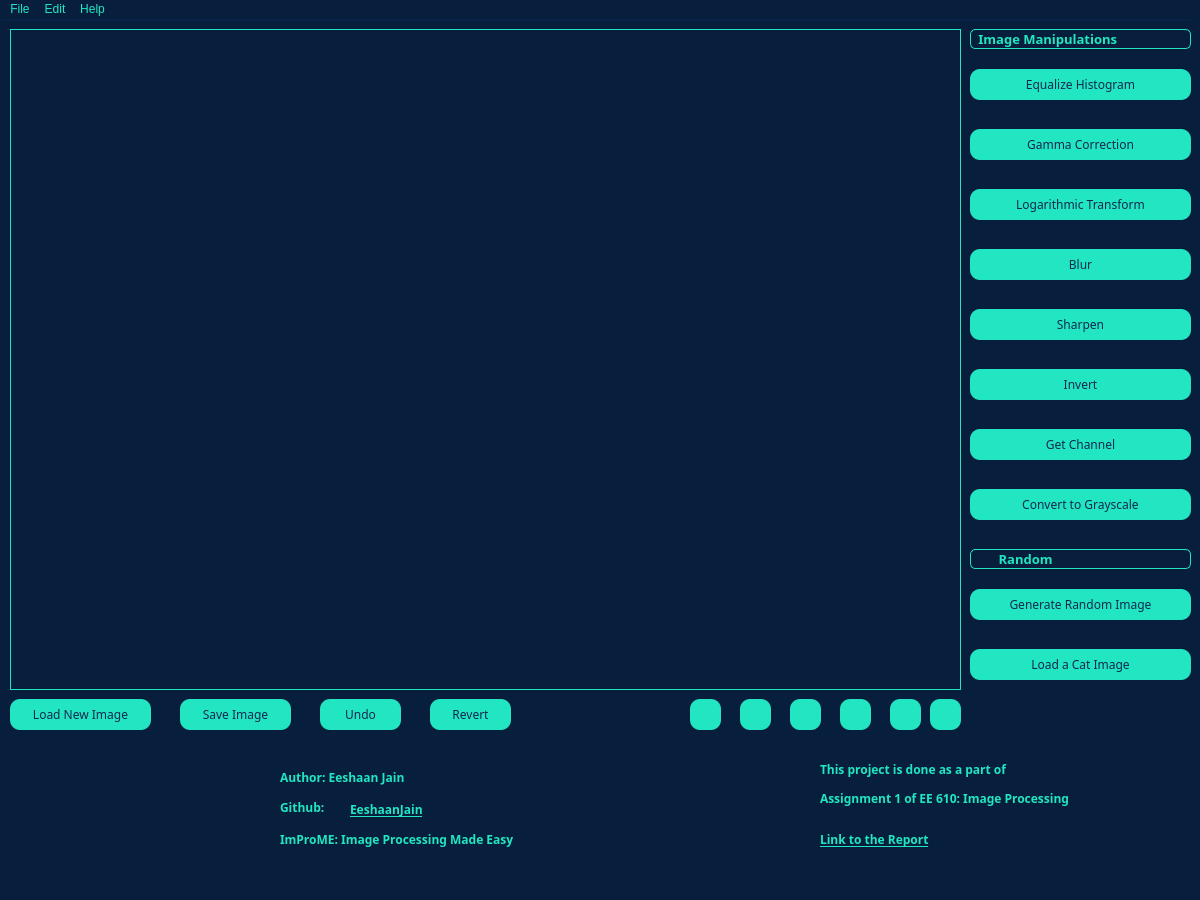
 <widget class="QMainWindow" name="MainWindow">
  <property name="windowModality">
   <enum>Qt::ApplicationModal</enum>
  </property>
  <property name="geometry">
   <rect>
    <x>0</x>
    <y>0</y>
    <width>1200</width>
    <height>900</height>
   </rect>
  </property>
  <property name="minimumSize">
   <size>
    <width>1200</width>
    <height>900</height>
   </size>
  </property>
  <property name="maximumSize">
   <size>
    <width>1200</width>
    <height>900</height>
   </size>
  </property>
  <property name="windowTitle">
   <string>MainWindow</string>
  </property>
  <property name="windowIcon">
   <iconset>
    <normaloff>Images/img.png</normaloff>Images/img.png</iconset>
  </property>
  <property name="styleSheet">
   <string notr="true">background-color: #071E3D;
color: rgb(33, 230, 193);

</string>
  </property>
  <widget class="QWidget" name="centralwidget">
   <widget class="QPushButton" name="button_shortcut_clockwise">
    <property name="geometry">
     <rect>
      <x>930</x>
      <y>680</y>
      <width>31</width>
      <height>31</height>
     </rect>
    </property>
    <property name="cursor">
     <cursorShape>PointingHandCursor</cursorShape>
    </property>
    <property name="toolTip">
     <string>&lt;html&gt;&lt;head/&gt;&lt;body&gt;&lt;p&gt;&lt;span style=&quot; font-style:italic; color:#142850;&quot;&gt;Rotate counter clockwise by 90 degrees&lt;/span&gt;&lt;/p&gt;&lt;/body&gt;&lt;/html&gt;</string>
    </property>
    <property name="toolTipDuration">
     <number>-1</number>
    </property>
    <property name="styleSheet">
     <string notr="true">QPushButton{background-color: #21E6C1;
color: rgb(20, 40, 80);
border-radius: 10px;}
QPushButton:hover{background-color: #96BAFF; }
QPushButton:pressed { background-color: #278EA5;}

</string>
    </property>
    <property name="text">
     <string/>
    </property>
    <property name="icon">
     <iconset>
      <normaloff>Images/cw.png</normaloff>Images/cw.png</iconset>
    </property>
    <property name="shortcut">
     <string>Ctrl+A</string>
    </property>
   </widget>
   <widget class="QPushButton" name="button_shortcut_anticlockwise">
    <property name="geometry">
     <rect>
      <x>890</x>
      <y>680</y>
      <width>31</width>
      <height>31</height>
     </rect>
    </property>
    <property name="cursor">
     <cursorShape>PointingHandCursor</cursorShape>
    </property>
    <property name="toolTip">
     <string>&lt;html&gt;&lt;head/&gt;&lt;body&gt;&lt;p&gt;&lt;span style=&quot; font-style:italic; color:#142850;&quot;&gt;Rotate counter clockwise by 90 degrees&lt;/span&gt;&lt;/p&gt;&lt;/body&gt;&lt;/html&gt;</string>
    </property>
    <property name="toolTipDuration">
     <number>-1</number>
    </property>
    <property name="styleSheet">
     <string notr="true">QPushButton{background-color: #21E6C1;
color: rgb(20, 40, 80);
border-radius: 10px;}
QPushButton:hover{background-color: #96BAFF; }
QPushButton:pressed { background-color: #278EA5;}

</string>
    </property>
    <property name="text">
     <string/>
    </property>
    <property name="icon">
     <iconset>
      <normaloff>Images/ccw.png</normaloff>Images/ccw.png</iconset>
    </property>
    <property name="iconSize">
     <size>
      <width>20</width>
      <height>20</height>
     </size>
    </property>
    <property name="shortcut">
     <string/>
    </property>
   </widget>
   <widget class="Line" name="menu_separator">
    <property name="geometry">
     <rect>
      <x>0</x>
      <y>-10</y>
      <width>1191</width>
      <height>20</height>
     </rect>
    </property>
    <property name="styleSheet">
     <string notr="true">color: rgb(33, 230, 193);</string>
    </property>
    <property name="lineWidth">
     <number>2</number>
    </property>
    <property name="orientation">
     <enum>Qt::Horizontal</enum>
    </property>
   </widget>
   <widget class="QGraphicsView" name="image_view_graphics">
    <property name="geometry">
     <rect>
      <x>10</x>
      <y>10</y>
      <width>951</width>
      <height>661</height>
     </rect>
    </property>
    <property name="styleSheet">
     <string notr="true">border: 1px solid #21e6c1;</string>
    </property>
    <property name="frameShape">
     <enum>QFrame::NoFrame</enum>
    </property>
   </widget>
   <widget class="QPushButton" name="button_load_image">
    <property name="geometry">
     <rect>
      <x>10</x>
      <y>680</y>
      <width>141</width>
      <height>31</height>
     </rect>
    </property>
    <property name="font">
     <font>
      <family>Cascadia Code</family>
      <pointsize>9</pointsize>
     </font>
    </property>
    <property name="cursor">
     <cursorShape>PointingHandCursor</cursorShape>
    </property>
    <property name="toolTip">
     <string>&lt;html&gt;&lt;head/&gt;&lt;body&gt;&lt;p&gt;&lt;span style=&quot; font-style:italic; color:#142850;&quot;&gt;Load New Image&lt;/span&gt;&lt;br/&gt;&lt;/p&gt;&lt;/body&gt;&lt;/html&gt;</string>
    </property>
    <property name="toolTipDuration">
     <number>-1</number>
    </property>
    <property name="styleSheet">
     <string notr="true">QPushButton{background-color: #21E6C1;
color: rgb(20, 40, 80);
border-radius: 10px;}
QPushButton:pressed { background-color: #278EA5;}
QPushButton:hover{background-color: #96BAFF; }
</string>
    </property>
    <property name="text">
     <string>Load New Image</string>
    </property>
    <property name="shortcut">
     <string>Ctrl+N</string>
    </property>
   </widget>
   <widget class="QPushButton" name="button_save_image">
    <property name="geometry">
     <rect>
      <x>180</x>
      <y>680</y>
      <width>111</width>
      <height>31</height>
     </rect>
    </property>
    <property name="font">
     <font>
      <family>Cascadia Code</family>
      <pointsize>9</pointsize>
     </font>
    </property>
    <property name="cursor">
     <cursorShape>PointingHandCursor</cursorShape>
    </property>
    <property name="toolTip">
     <string>&lt;html&gt;&lt;head/&gt;&lt;body&gt;&lt;p&gt;&lt;span style=&quot; font-style:italic; color:#142850;&quot;&gt;Save Image&lt;/span&gt;&lt;/p&gt;&lt;/body&gt;&lt;/html&gt;</string>
    </property>
    <property name="toolTipDuration">
     <number>-1</number>
    </property>
    <property name="styleSheet">
     <string notr="true">QPushButton{background-color: #21E6C1;
color: rgb(20, 40, 80);
border-radius: 10px;}
QPushButton:hover{background-color: #96BAFF; }
QPushButton:pressed { background-color: #278EA5;}

</string>
    </property>
    <property name="text">
     <string>Save Image</string>
    </property>
    <property name="shortcut">
     <string>Ctrl+S</string>
    </property>
   </widget>
   <widget class="QPushButton" name="button_undo_one">
    <property name="geometry">
     <rect>
      <x>320</x>
      <y>680</y>
      <width>81</width>
      <height>31</height>
     </rect>
    </property>
    <property name="font">
     <font>
      <family>Cascadia Code</family>
      <pointsize>9</pointsize>
     </font>
    </property>
    <property name="cursor">
     <cursorShape>PointingHandCursor</cursorShape>
    </property>
    <property name="toolTip">
     <string>&lt;html&gt;&lt;head/&gt;&lt;body&gt;&lt;p&gt;&lt;span style=&quot; font-style:italic; color:#142850;&quot;&gt;Undo last change&lt;/span&gt;&lt;br/&gt;&lt;/p&gt;&lt;/body&gt;&lt;/html&gt;</string>
    </property>
    <property name="toolTipDuration">
     <number>-1</number>
    </property>
    <property name="styleSheet">
     <string notr="true">QPushButton{background-color: #21E6C1;
color: rgb(20, 40, 80);
border-radius: 10px;}
QPushButton:hover{background-color: #96BAFF; }
QPushButton:pressed { background-color: #278EA5;}

</string>
    </property>
    <property name="text">
     <string>Undo</string>
    </property>
   </widget>
   <widget class="QPushButton" name="button_undo_all">
    <property name="geometry">
     <rect>
      <x>430</x>
      <y>680</y>
      <width>81</width>
      <height>31</height>
     </rect>
    </property>
    <property name="font">
     <font>
      <family>Cascadia Code</family>
      <pointsize>9</pointsize>
     </font>
    </property>
    <property name="cursor">
     <cursorShape>PointingHandCursor</cursorShape>
    </property>
    <property name="toolTip">
     <string>&lt;html&gt;&lt;head/&gt;&lt;body&gt;&lt;p&gt;&lt;span style=&quot; font-style:italic; color:#142850;&quot;&gt;Undo all changes&lt;/span&gt;&lt;br/&gt;&lt;/p&gt;&lt;/body&gt;&lt;/html&gt;</string>
    </property>
    <property name="toolTipDuration">
     <number>-1</number>
    </property>
    <property name="styleSheet">
     <string notr="true">QPushButton{background-color: #21E6C1;
color: rgb(20, 40, 80);
border-radius: 10px;}
QPushButton:hover{background-color: #96BAFF; }
QPushButton:pressed { background-color: #278EA5;}

</string>
    </property>
    <property name="text">
     <string>Revert</string>
    </property>
   </widget>
   <widget class="QPushButton" name="button_shortcut_custom_rotate">
    <property name="geometry">
     <rect>
      <x>840</x>
      <y>680</y>
      <width>31</width>
      <height>31</height>
     </rect>
    </property>
    <property name="cursor">
     <cursorShape>PointingHandCursor</cursorShape>
    </property>
    <property name="toolTip">
     <string>&lt;html&gt;&lt;head/&gt;&lt;body&gt;&lt;p&gt;&lt;span style=&quot; font-style:italic; color:#142850;&quot;&gt;Rotate by specified degrees&lt;/span&gt;&lt;br/&gt;&lt;/p&gt;&lt;/body&gt;&lt;/html&gt;</string>
    </property>
    <property name="toolTipDuration">
     <number>-1</number>
    </property>
    <property name="styleSheet">
     <string notr="true">QPushButton{background-color: #21E6C1;
color: rgb(20, 40, 80);
border-radius: 10px;}
QPushButton:hover{background-color: #96BAFF; }
QPushButton:pressed { background-color: #278EA5;}

</string>
    </property>
    <property name="text">
     <string/>
    </property>
    <property name="icon">
     <iconset>
      <normaloff>Images/custom_rotate.png</normaloff>Images/custom_rotate.png</iconset>
    </property>
    <property name="iconSize">
     <size>
      <width>30</width>
      <height>30</height>
     </size>
    </property>
    <property name="shortcut">
     <string/>
    </property>
   </widget>
   <widget class="QLabel" name="label_image_manip">
    <property name="geometry">
     <rect>
      <x>970</x>
      <y>10</y>
      <width>221</width>
      <height>20</height>
     </rect>
    </property>
    <property name="font">
     <font>
      <family>Cascadia Code</family>
      <pointsize>10</pointsize>
      <weight>75</weight>
      <bold>true</bold>
     </font>
    </property>
    <property name="styleSheet">
     <string notr="true">border: 1px solid rgb(33, 230, 193);
border-radius: 5px;

</string>
    </property>
    <property name="text">
     <string> Image Manipulations</string>
    </property>
   </widget>
   <widget class="QPushButton" name="button_equalize_histogram">
    <property name="geometry">
     <rect>
      <x>970</x>
      <y>50</y>
      <width>221</width>
      <height>31</height>
     </rect>
    </property>
    <property name="font">
     <font>
      <family>Cascadia Code</family>
      <pointsize>9</pointsize>
     </font>
    </property>
    <property name="cursor">
     <cursorShape>PointingHandCursor</cursorShape>
    </property>
    <property name="toolTip">
     <string>&lt;html&gt;&lt;head/&gt;&lt;body&gt;&lt;p&gt;&lt;span style=&quot; font-style:italic; color:#142850;&quot;&gt;Perform Histrogram Equalization&lt;/span&gt;&lt;/p&gt;&lt;/body&gt;&lt;/html&gt;</string>
    </property>
    <property name="toolTipDuration">
     <number>-1</number>
    </property>
    <property name="styleSheet">
     <string notr="true">QPushButton{background-color: #21E6C1;
color: rgb(20, 40, 80);
border-radius: 10px;}
QPushButton:hover{background-color: #96BAFF; }
QPushButton:pressed { background-color: #278EA5;}

</string>
    </property>
    <property name="text">
     <string>Equalize Histogram</string>
    </property>
    <property name="shortcut">
     <string>R</string>
    </property>
   </widget>
   <widget class="QPushButton" name="button_gamma_correction">
    <property name="geometry">
     <rect>
      <x>970</x>
      <y>110</y>
      <width>221</width>
      <height>31</height>
     </rect>
    </property>
    <property name="font">
     <font>
      <family>Cascadia Code</family>
      <pointsize>9</pointsize>
     </font>
    </property>
    <property name="cursor">
     <cursorShape>PointingHandCursor</cursorShape>
    </property>
    <property name="toolTip">
     <string>&lt;html&gt;&lt;head/&gt;&lt;body&gt;&lt;p&gt;&lt;span style=&quot; font-style:italic; color:#142850;&quot;&gt;Perform Gamma Correction&lt;/span&gt;&lt;/p&gt;&lt;/body&gt;&lt;/html&gt;</string>
    </property>
    <property name="toolTipDuration">
     <number>-1</number>
    </property>
    <property name="styleSheet">
     <string notr="true">QPushButton{background-color: #21E6C1;
color: rgb(20, 40, 80);
border-radius: 10px;}
QPushButton:hover{background-color: #96BAFF; }
QPushButton:pressed { background-color: #278EA5;}

</string>
    </property>
    <property name="text">
     <string>Gamma Correction</string>
    </property>
    <property name="shortcut">
     <string>R</string>
    </property>
   </widget>
   <widget class="QPushButton" name="button_log_transform">
    <property name="geometry">
     <rect>
      <x>970</x>
      <y>170</y>
      <width>221</width>
      <height>31</height>
     </rect>
    </property>
    <property name="font">
     <font>
      <family>Cascadia Code</family>
      <pointsize>9</pointsize>
     </font>
    </property>
    <property name="cursor">
     <cursorShape>PointingHandCursor</cursorShape>
    </property>
    <property name="toolTip">
     <string>&lt;html&gt;&lt;head/&gt;&lt;body&gt;&lt;p&gt;&lt;span style=&quot; font-style:italic; color:#142850;&quot;&gt;Perform Log Transform&lt;/span&gt;&lt;/p&gt;&lt;/body&gt;&lt;/html&gt;</string>
    </property>
    <property name="toolTipDuration">
     <number>-1</number>
    </property>
    <property name="styleSheet">
     <string notr="true">QPushButton{background-color: #21E6C1;
color: rgb(20, 40, 80);
border-radius: 10px;}
QPushButton:hover{background-color: #96BAFF; }
QPushButton:pressed { background-color: #278EA5;}

</string>
    </property>
    <property name="text">
     <string>Logarithmic Transform</string>
    </property>
    <property name="shortcut">
     <string>R</string>
    </property>
   </widget>
   <widget class="QPushButton" name="button_blur">
    <property name="geometry">
     <rect>
      <x>970</x>
      <y>230</y>
      <width>221</width>
      <height>31</height>
     </rect>
    </property>
    <property name="font">
     <font>
      <family>Cascadia Code</family>
      <pointsize>9</pointsize>
     </font>
    </property>
    <property name="cursor">
     <cursorShape>PointingHandCursor</cursorShape>
    </property>
    <property name="toolTip">
     <string>&lt;html&gt;&lt;head/&gt;&lt;body&gt;&lt;p&gt;&lt;span style=&quot; font-style:italic; color:#142850;&quot;&gt;Blur the Image&lt;/span&gt;&lt;/p&gt;&lt;/body&gt;&lt;/html&gt;</string>
    </property>
    <property name="toolTipDuration">
     <number>-1</number>
    </property>
    <property name="styleSheet">
     <string notr="true">QPushButton{background-color: #21E6C1;
color: rgb(20, 40, 80);
border-radius: 10px;}
QPushButton:hover{background-color: #96BAFF; }
QPushButton:pressed { background-color: #278EA5;}

</string>
    </property>
    <property name="text">
     <string>Blur</string>
    </property>
    <property name="shortcut">
     <string>R</string>
    </property>
   </widget>
   <widget class="QPushButton" name="button_sharpen">
    <property name="geometry">
     <rect>
      <x>970</x>
      <y>290</y>
      <width>221</width>
      <height>31</height>
     </rect>
    </property>
    <property name="font">
     <font>
      <family>Cascadia Code</family>
      <pointsize>9</pointsize>
     </font>
    </property>
    <property name="cursor">
     <cursorShape>PointingHandCursor</cursorShape>
    </property>
    <property name="toolTip">
     <string>&lt;html&gt;&lt;head/&gt;&lt;body&gt;&lt;p&gt;&lt;span style=&quot; font-style:italic; color:#142850;&quot;&gt;Sharpen the Image&lt;/span&gt;&lt;/p&gt;&lt;/body&gt;&lt;/html&gt;</string>
    </property>
    <property name="toolTipDuration">
     <number>-1</number>
    </property>
    <property name="styleSheet">
     <string notr="true">QPushButton{background-color: #21E6C1;
color: rgb(20, 40, 80);
border-radius: 10px;}
QPushButton:hover{background-color: #96BAFF; }
QPushButton:pressed { background-color: #278EA5;}

</string>
    </property>
    <property name="text">
     <string>Sharpen</string>
    </property>
    <property name="shortcut">
     <string>R</string>
    </property>
   </widget>
   <widget class="QPushButton" name="button_invert">
    <property name="geometry">
     <rect>
      <x>970</x>
      <y>350</y>
      <width>221</width>
      <height>31</height>
     </rect>
    </property>
    <property name="font">
     <font>
      <family>Cascadia Code</family>
      <pointsize>9</pointsize>
     </font>
    </property>
    <property name="cursor">
     <cursorShape>PointingHandCursor</cursorShape>
    </property>
    <property name="toolTip">
     <string>&lt;html&gt;&lt;head/&gt;&lt;body&gt;&lt;p&gt;&lt;span style=&quot; font-style:italic; color:#142850;&quot;&gt;Invert colors of the Image&lt;/span&gt;&lt;/p&gt;&lt;/body&gt;&lt;/html&gt;</string>
    </property>
    <property name="toolTipDuration">
     <number>-1</number>
    </property>
    <property name="styleSheet">
     <string notr="true">QPushButton{background-color: #21E6C1;
color: rgb(20, 40, 80);
border-radius: 10px;}
QPushButton:hover{background-color: #96BAFF; }
QPushButton:pressed { background-color: #278EA5;}

</string>
    </property>
    <property name="text">
     <string>Invert</string>
    </property>
    <property name="shortcut">
     <string>R</string>
    </property>
   </widget>
   <widget class="QPushButton" name="button_shortcut_invert_diagonal">
    <property name="geometry">
     <rect>
      <x>790</x>
      <y>680</y>
      <width>31</width>
      <height>31</height>
     </rect>
    </property>
    <property name="cursor">
     <cursorShape>PointingHandCursor</cursorShape>
    </property>
    <property name="toolTip">
     <string>&lt;html&gt;&lt;head/&gt;&lt;body&gt;&lt;p&gt;&lt;span style=&quot; font-style:italic; color:#142850;&quot;&gt;Rotate by specified degrees&lt;/span&gt;&lt;br/&gt;&lt;/p&gt;&lt;/body&gt;&lt;/html&gt;</string>
    </property>
    <property name="toolTipDuration">
     <number>-1</number>
    </property>
    <property name="styleSheet">
     <string notr="true">QPushButton{background-color: #21E6C1;
color: rgb(20, 40, 80);
border-radius: 10px;}
QPushButton:hover{background-color: #96BAFF; }
QPushButton:pressed { background-color: #278EA5;}

</string>
    </property>
    <property name="text">
     <string/>
    </property>
    <property name="icon">
     <iconset>
      <normaloff>Images/diagonal.png</normaloff>Images/diagonal.png</iconset>
    </property>
    <property name="iconSize">
     <size>
      <width>30</width>
      <height>30</height>
     </size>
    </property>
    <property name="shortcut">
     <string/>
    </property>
   </widget>
   <widget class="QPushButton" name="button_shortcut_invert_left_right">
    <property name="geometry">
     <rect>
      <x>740</x>
      <y>680</y>
      <width>31</width>
      <height>31</height>
     </rect>
    </property>
    <property name="cursor">
     <cursorShape>PointingHandCursor</cursorShape>
    </property>
    <property name="toolTip">
     <string>&lt;html&gt;&lt;head/&gt;&lt;body&gt;&lt;p&gt;&lt;span style=&quot; font-style:italic; color:#142850;&quot;&gt;Rotate by specified degrees&lt;/span&gt;&lt;br/&gt;&lt;/p&gt;&lt;/body&gt;&lt;/html&gt;</string>
    </property>
    <property name="toolTipDuration">
     <number>-1</number>
    </property>
    <property name="styleSheet">
     <string notr="true">QPushButton{background-color: #21E6C1;
color: rgb(20, 40, 80);
border-radius: 10px;}
QPushButton:hover{background-color: #96BAFF; }
QPushButton:pressed { background-color: #278EA5;}

</string>
    </property>
    <property name="text">
     <string/>
    </property>
    <property name="icon">
     <iconset>
      <normaloff>Images/left_right_arrows..png</normaloff>Images/left_right_arrows..png</iconset>
    </property>
    <property name="iconSize">
     <size>
      <width>30</width>
      <height>30</height>
     </size>
    </property>
    <property name="shortcut">
     <string/>
    </property>
   </widget>
   <widget class="QPushButton" name="button_shortcut_invert_up_down">
    <property name="geometry">
     <rect>
      <x>690</x>
      <y>680</y>
      <width>31</width>
      <height>31</height>
     </rect>
    </property>
    <property name="cursor">
     <cursorShape>PointingHandCursor</cursorShape>
    </property>
    <property name="toolTip">
     <string>&lt;html&gt;&lt;head/&gt;&lt;body&gt;&lt;p&gt;&lt;span style=&quot; font-style:italic; color:#142850;&quot;&gt;Rotate by specified degrees&lt;/span&gt;&lt;br/&gt;&lt;/p&gt;&lt;/body&gt;&lt;/html&gt;</string>
    </property>
    <property name="toolTipDuration">
     <number>-1</number>
    </property>
    <property name="styleSheet">
     <string notr="true">QPushButton{background-color: #21E6C1;
color: rgb(20, 40, 80);
border-radius: 10px;}
QPushButton:hover{background-color: #96BAFF; }
QPushButton:pressed { background-color: #278EA5;}

</string>
    </property>
    <property name="text">
     <string/>
    </property>
    <property name="icon">
     <iconset>
      <normaloff>Images/up_down_arrows.png</normaloff>Images/up_down_arrows.png</iconset>
    </property>
    <property name="iconSize">
     <size>
      <width>30</width>
      <height>30</height>
     </size>
    </property>
    <property name="shortcut">
     <string/>
    </property>
   </widget>
   <widget class="QLabel" name="label_random">
    <property name="geometry">
     <rect>
      <x>970</x>
      <y>530</y>
      <width>221</width>
      <height>20</height>
     </rect>
    </property>
    <property name="font">
     <font>
      <family>Cascadia Code</family>
      <pointsize>10</pointsize>
      <weight>75</weight>
      <bold>true</bold>
     </font>
    </property>
    <property name="styleSheet">
     <string notr="true">border: 1px solid rgb(33, 230, 193);
border-radius: 5px;

</string>
    </property>
    <property name="text">
     <string>       Random</string>
    </property>
   </widget>
   <widget class="QPushButton" name="button_random_image">
    <property name="geometry">
     <rect>
      <x>970</x>
      <y>570</y>
      <width>221</width>
      <height>31</height>
     </rect>
    </property>
    <property name="font">
     <font>
      <family>Cascadia Code</family>
      <pointsize>9</pointsize>
     </font>
    </property>
    <property name="cursor">
     <cursorShape>PointingHandCursor</cursorShape>
    </property>
    <property name="toolTip">
     <string>&lt;html&gt;&lt;head/&gt;&lt;body&gt;&lt;p&gt;&lt;span style=&quot; font-style:italic; color:#142850;&quot;&gt;Undo all changes&lt;/span&gt;&lt;span style=&quot; font-style:italic;&quot;&gt;&lt;br/&gt;&lt;/span&gt;&lt;/p&gt;&lt;/body&gt;&lt;/html&gt;</string>
    </property>
    <property name="toolTipDuration">
     <number>-1</number>
    </property>
    <property name="styleSheet">
     <string notr="true">QPushButton{background-color: #21E6C1;
color: rgb(20, 40, 80);
border-radius: 10px;}
QPushButton:hover{background-color: #96BAFF; }
QPushButton:pressed { background-color: #278EA5;}

</string>
    </property>
    <property name="text">
     <string>Generate Random Image</string>
    </property>
    <property name="shortcut">
     <string>R</string>
    </property>
   </widget>
   <widget class="QPushButton" name="button_get_channel">
    <property name="geometry">
     <rect>
      <x>970</x>
      <y>410</y>
      <width>221</width>
      <height>31</height>
     </rect>
    </property>
    <property name="font">
     <font>
      <family>Cascadia Code</family>
      <pointsize>9</pointsize>
     </font>
    </property>
    <property name="cursor">
     <cursorShape>PointingHandCursor</cursorShape>
    </property>
    <property name="toolTip">
     <string>&lt;html&gt;&lt;head/&gt;&lt;body&gt;&lt;p&gt;&lt;span style=&quot; font-style:italic; color:#142850;&quot;&gt;Get a specific channel of the Image&lt;/span&gt;&lt;/p&gt;&lt;/body&gt;&lt;/html&gt;</string>
    </property>
    <property name="toolTipDuration">
     <number>-1</number>
    </property>
    <property name="styleSheet">
     <string notr="true">QPushButton{background-color: #21E6C1;
color: rgb(20, 40, 80);
border-radius: 10px;}
QPushButton:hover{background-color: #96BAFF; }
QPushButton:pressed { background-color: #278EA5;}

</string>
    </property>
    <property name="text">
     <string>Get Channel</string>
    </property>
    <property name="shortcut">
     <string>R</string>
    </property>
   </widget>
   <widget class="QPushButton" name="button_invert_3">
    <property name="geometry">
     <rect>
      <x>970</x>
      <y>470</y>
      <width>221</width>
      <height>31</height>
     </rect>
    </property>
    <property name="font">
     <font>
      <family>Cascadia Code</family>
      <pointsize>9</pointsize>
     </font>
    </property>
    <property name="cursor">
     <cursorShape>PointingHandCursor</cursorShape>
    </property>
    <property name="toolTip">
     <string>&lt;html&gt;&lt;head/&gt;&lt;body&gt;&lt;p&gt;&lt;span style=&quot; font-style:italic; color:#142850;&quot;&gt;Convert the Image to Grayscale&lt;/span&gt;&lt;/p&gt;&lt;/body&gt;&lt;/html&gt;</string>
    </property>
    <property name="toolTipDuration">
     <number>-1</number>
    </property>
    <property name="styleSheet">
     <string notr="true">QPushButton{background-color: #21E6C1;
color: rgb(20, 40, 80);
border-radius: 10px;}
QPushButton:hover{background-color: #96BAFF; }
QPushButton:pressed { background-color: #278EA5;}

</string>
    </property>
    <property name="text">
     <string>Convert to Grayscale</string>
    </property>
    <property name="shortcut">
     <string>R</string>
    </property>
   </widget>
   <widget class="QPushButton" name="button_cat">
    <property name="geometry">
     <rect>
      <x>970</x>
      <y>630</y>
      <width>221</width>
      <height>31</height>
     </rect>
    </property>
    <property name="font">
     <font>
      <family>Cascadia Code</family>
      <pointsize>9</pointsize>
     </font>
    </property>
    <property name="cursor">
     <cursorShape>PointingHandCursor</cursorShape>
    </property>
    <property name="toolTip">
     <string>&lt;html&gt;&lt;head/&gt;&lt;body&gt;&lt;p&gt;&lt;span style=&quot; font-style:italic; color:#142850;&quot;&gt;Undo all changes&lt;/span&gt;&lt;span style=&quot; font-style:italic;&quot;&gt;&lt;br/&gt;&lt;/span&gt;&lt;/p&gt;&lt;/body&gt;&lt;/html&gt;</string>
    </property>
    <property name="toolTipDuration">
     <number>-1</number>
    </property>
    <property name="styleSheet">
     <string notr="true">QPushButton{background-color: #21E6C1;
color: rgb(20, 40, 80);
border-radius: 10px;}
QPushButton:hover{background-color: #96BAFF; }
QPushButton:pressed { background-color: #278EA5;}

</string>
    </property>
    <property name="text">
     <string>Load a Cat Image</string>
    </property>
    <property name="shortcut">
     <string>R</string>
    </property>
   </widget>
   <widget class="QLabel" name="label_logo">
    <property name="geometry">
     <rect>
      <x>20</x>
      <y>740</y>
      <width>250</width>
      <height>99</height>
     </rect>
    </property>
    <property name="text">
     <string/>
    </property>
    <property name="pixmap">
     <pixmap>Images/logo.jpg</pixmap>
    </property>
   </widget>
   <widget class="QLabel" name="label_author">
    <property name="geometry">
     <rect>
      <x>280</x>
      <y>750</y>
      <width>191</width>
      <height>16</height>
     </rect>
    </property>
    <property name="font">
     <font>
      <family>Cascadia Code</family>
     </font>
    </property>
    <property name="text">
     <string>&lt;html&gt;&lt;head/&gt;&lt;body&gt;&lt;p&gt;&lt;span style=&quot; font-size:9pt; font-weight:600;&quot;&gt;Author: Eeshaan Jain&lt;/span&gt;&lt;/p&gt;&lt;/body&gt;&lt;/html&gt;</string>
    </property>
    <property name="openExternalLinks">
     <bool>true</bool>
    </property>
   </widget>
   <widget class="QLabel" name="label_github">
    <property name="geometry">
     <rect>
      <x>280</x>
      <y>780</y>
      <width>71</width>
      <height>16</height>
     </rect>
    </property>
    <property name="font">
     <font>
      <family>Cascadia Code</family>
     </font>
    </property>
    <property name="text">
     <string>&lt;html&gt;&lt;head/&gt;&lt;body&gt;&lt;p&gt;&lt;span style=&quot; font-size:9pt; font-weight:600;&quot;&gt;Github: &lt;/span&gt;&lt;/p&gt;&lt;/body&gt;&lt;/html&gt;</string>
    </property>
    <property name="openExternalLinks">
     <bool>true</bool>
    </property>
   </widget>
   <widget class="QLabel" name="label_github_link">
    <property name="geometry">
     <rect>
      <x>350</x>
      <y>780</y>
      <width>121</width>
      <height>21</height>
     </rect>
    </property>
    <property name="font">
     <font>
      <family>Cascadia Code</family>
     </font>
    </property>
    <property name="text">
     <string>&lt;html&gt;&lt;head/&gt;&lt;body&gt;&lt;p&gt;&lt;a href=&quot;https://www.github.com/EeshaanJain/ImageProcessingGUI&quot;&gt;&lt;span style=&quot; font-size:9pt; font-weight:600; text-decoration: underline; color:#21E6C1;&quot;&gt;EeshaanJain&lt;/span&gt;&lt;/a&gt;&lt;/p&gt;&lt;/body&gt;&lt;/html&gt;</string>
    </property>
    <property name="openExternalLinks">
     <bool>true</bool>
    </property>
   </widget>
   <widget class="QLabel" name="label_github_2">
    <property name="geometry">
     <rect>
      <x>280</x>
      <y>810</y>
      <width>321</width>
      <height>21</height>
     </rect>
    </property>
    <property name="font">
     <font>
      <family>Cascadia Code</family>
     </font>
    </property>
    <property name="text">
     <string>&lt;html&gt;&lt;head/&gt;&lt;body&gt;&lt;p&gt;&lt;span style=&quot; font-size:9pt; font-weight:600;&quot;&gt;ImProME: Image Processing Made Easy&lt;/span&gt;&lt;/p&gt;&lt;/body&gt;&lt;/html&gt;</string>
    </property>
    <property name="openExternalLinks">
     <bool>true</bool>
    </property>
   </widget>
   <widget class="QLabel" name="label_author_2">
    <property name="geometry">
     <rect>
      <x>820</x>
      <y>730</y>
      <width>371</width>
      <height>71</height>
     </rect>
    </property>
    <property name="font">
     <font>
      <family>Cascadia Code</family>
     </font>
    </property>
    <property name="text">
     <string>&lt;html&gt;&lt;head/&gt;&lt;body&gt;&lt;p&gt;&lt;span style=&quot; font-size:9pt; font-weight:600;&quot;&gt;This project is done as a part of &lt;/span&gt;&lt;/p&gt;&lt;p&gt;&lt;span style=&quot; font-size:9pt; font-weight:600;&quot;&gt;Assignment 1 of EE 610: Image Processing&lt;/span&gt;&lt;/p&gt;&lt;/body&gt;&lt;/html&gt;</string>
    </property>
    <property name="openExternalLinks">
     <bool>true</bool>
    </property>
   </widget>
   <widget class="QLabel" name="label_author_3">
    <property name="geometry">
     <rect>
      <x>820</x>
      <y>810</y>
      <width>191</width>
      <height>21</height>
     </rect>
    </property>
    <property name="font">
     <font>
      <family>Cascadia Code</family>
     </font>
    </property>
    <property name="text">
     <string>&lt;html&gt;&lt;head/&gt;&lt;body&gt;&lt;p&gt;&lt;a href=&quot;https://www.github.com/EeshaanJain/ImageProcessingGUI/Report.pdf&quot;&gt;&lt;span style=&quot; font-size:9pt; font-weight:600; text-decoration: underline; color:#21E6C1;&quot;&gt;Link to the Report&lt;/span&gt;&lt;/a&gt;&lt;/p&gt;&lt;/body&gt;&lt;/html&gt;</string>
    </property>
    <property name="openExternalLinks">
     <bool>true</bool>
    </property>
   </widget>
  </widget>
  <widget class="QMenuBar" name="menubar">
   <property name="geometry">
    <rect>
     <x>0</x>
     <y>0</y>
     <width>1200</width>
     <height>23</height>
    </rect>
   </property>
   <property name="styleSheet">
    <string notr="true">QMenuBar{color: rgb(33, 230, 193);
font: 8pt &quot;Cascadia Code&quot;;}</string>
   </property>
   <widget class="QMenu" name="menu_file">
    <property name="styleSheet">
     <string notr="true">QMenu::item:selected{
	background-color:red;
}</string>
    </property>
    <property name="title">
     <string>File</string>
    </property>
    <addaction name="action_load_image"/>
    <addaction name="action_save_image"/>
    <addaction name="action_quit"/>
   </widget>
   <widget class="QMenu" name="menu_edit">
    <property name="title">
     <string>Edit</string>
    </property>
   </widget>
   <widget class="QMenu" name="menu_help">
    <property name="title">
     <string>Help</string>
    </property>
   </widget>
   <addaction name="menu_file"/>
   <addaction name="menu_edit"/>
   <addaction name="menu_help"/>
  </widget>
  <widget class="QStatusBar" name="statusbar"/>
  <action name="action_load_image">
   <property name="text">
    <string>Load Image</string>
   </property>
  </action>
  <action name="action_quit">
   <property name="text">
    <string>Quit</string>
   </property>
  </action>
  <action name="action_jpeg">
   <property name="text">
    <string>*.jpeg</string>
   </property>
  </action>
  <action name="action_save_image">
   <property name="text">
    <string>Save Image</string>
   </property>
  </action>
 </widget>
